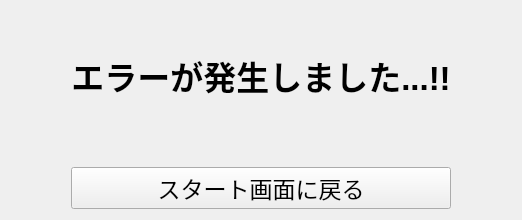
      <widget class="QWidget" name="error">
       <layout class="QHBoxLayout" name="horizontalLayout_6">
        <item>
         <layout class="QHBoxLayout" name="horizontalLayout_13">
          <item>
           <spacer name="verticalSpacer_4">
            <property name="orientation">
             <enum>Qt::Vertical</enum>
            </property>
            <property name="sizeHint" stdset="0">
             <size>
              <width>20</width>
              <height>40</height>
             </size>
            </property>
           </spacer>
          </item>
          <item>
           <layout class="QHBoxLayout" name="horizontalLayout_11">
            <item>
             <spacer name="horizontalSpacer_10">
              <property name="orientation">
               <enum>Qt::Horizontal</enum>
              </property>
              <property name="sizeHint" stdset="0">
               <size>
                <width>40</width>
                <height>20</height>
               </size>
              </property>
             </spacer>
            </item>
            <item>
             <layout class="QVBoxLayout" name="verticalLayout_5">
              <item>
               <spacer name="verticalSpacer_13">
                <property name="orientation">
                 <enum>Qt::Vertical</enum>
                </property>
                <property name="sizeHint" stdset="0">
                 <size>
                  <width>20</width>
                  <height>40</height>
                 </size>
                </property>
               </spacer>
              </item>
              <item>
               <widget class="QLabel" name="label_5">
                <property name="font">
                 <font>
                  <pointsize>25</pointsize>
                 </font>
                </property>
                <property name="text">
                 <string>&lt;html&gt;&lt;head/&gt;&lt;body&gt;&lt;p align=&quot;center&quot;&gt;&lt;span style=&quot; font-weight:600;&quot;&gt;エラーが発生しました...!!&lt;/span&gt;&lt;/p&gt;&lt;/body&gt;&lt;/html&gt;</string>
                </property>
               </widget>
              </item>
              <item>
               <widget class="QLabel" name="label_6">
                <property name="maximumSize">
                 <size>
                  <width>550</width>
                  <height>350</height>
                 </size>
                </property>
                <property name="text">
                 <string/>
                </property>
                <property name="pixmap">
                 <pixmap>../pic/error.png</pixmap>
                </property>
                <property name="scaledContents">
                 <bool>true</bool>
                </property>
               </widget>
              </item>
              <item>
               <spacer name="verticalSpacer_12">
                <property name="orientation">
                 <enum>Qt::Vertical</enum>
                </property>
                <property name="sizeHint" stdset="0">
                 <size>
                  <width>20</width>
                  <height>40</height>
                 </size>
                </property>
               </spacer>
              </item>
              <item>
               <widget class="QPushButton" name="startReturnButton_2">
                <property name="font">
                 <font>
                  <pointsize>17</pointsize>
                 </font>
                </property>
                <property name="text">
                 <string>スタート画面に戻る</string>
                </property>
               </widget>
              </item>
             </layout>
            </item>
            <item>
             <spacer name="horizontalSpacer_11">
              <property name="orientation">
               <enum>Qt::Horizontal</enum>
              </property>
              <property name="sizeHint" stdset="0">
               <size>
                <width>40</width>
                <height>20</height>
               </size>
              </property>
             </spacer>
            </item>
           </layout>
          </item>
          <item>
           <spacer name="verticalSpacer_3">
            <property name="orientation">
             <enum>Qt::Vertical</enum>
            </property>
            <property name="sizeHint" stdset="0">
             <size>
              <width>20</width>
              <height>40</height>
             </size>
            </property>
           </spacer>
          </item>
         </layout>
        </item>
       </layout>
      </widget>
